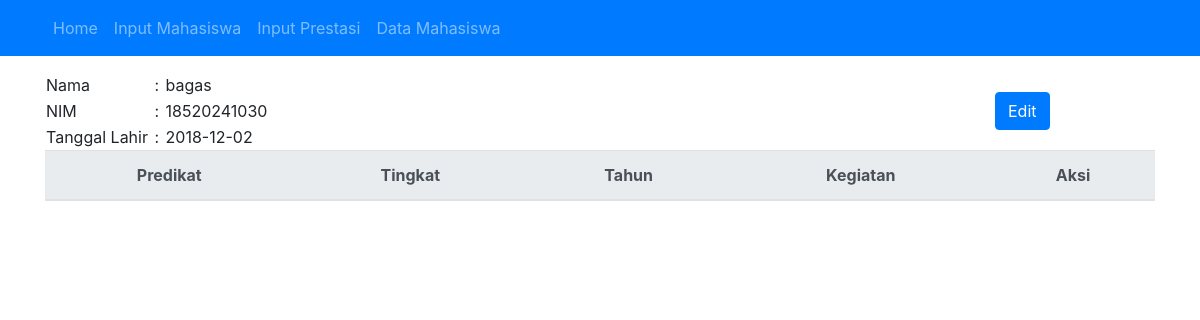
The app's page /detail.php?q=18520241030 with its own data.
### tables this page shows
CREATE TABLE `mahasiswa` (
  `NIM` bigint(15) NOT NULL,
  `Nama` text NOT NULL,
  `TTL` date NOT NULL
);

### detail.php (the view, shortened to what this page needs)
<?php require('header.php'); ?>
<div class="container">
    <?php
    require('koneksi.php');
    $q = $_GET['q'];
    $sql_data = "select * from mahasiswa where NIM='" . $q . "';";
    $result_data = $conn->query($sql_data);
    ?>
    <div class="row">
        <div class="col-sm-10">
        <table>
            <tbody>
            <?php
            $datas = [];
            while ($row = $result_data->fetch_assoc()) {
                $datas[] = $row;
            }
            ?>
            <tr>
                <td>Nama</td>
                <td> &nbsp;:&nbsp;</td>
                <td><?php echo $datas[0]['Nama'] ?></td>
            <tr>
            <tr>
                <td>NIM</td>
                <td> &nbsp;:&nbsp;</td>
                <td><?php echo $datas[0]['NIM'] ?></td>
            <tr>
            <tr>
                <td>Tanggal Lahir</td>
                <td> &nbsp;:&nbsp;</td>
                <td><?php echo $datas[0]['TTL'] ?></td>
            </tbody>
        </table>
    </div>
    <div class="col-sm-2" style="padding-top:20px">
       <a href="editmahasiswa.php?nim=<?php echo $datas[0]['NIM']?>"> <button class='btn btn-primary' >Edit</button>
    </a>
    </div>
    </div>
    <table class="table">
        <thead class="thead-light">
            <th class="text-center">Predikat</th>
            <th class="text-center">Tingkat</th>
            <th class="text-center">Tahun</th>
            <th class="text-center">Kegiatan</th>
            <th class="text-center">Aksi</th>
        </thead>
    </table>
</div>
<?php require('footer.php') ?>

### header.php (style rules this page uses)
body { padding-bottom: 1em; }

### records on screen
mahasiswa: Nama "bagas", NIM "18520241030", TTL "2018-12-02"
